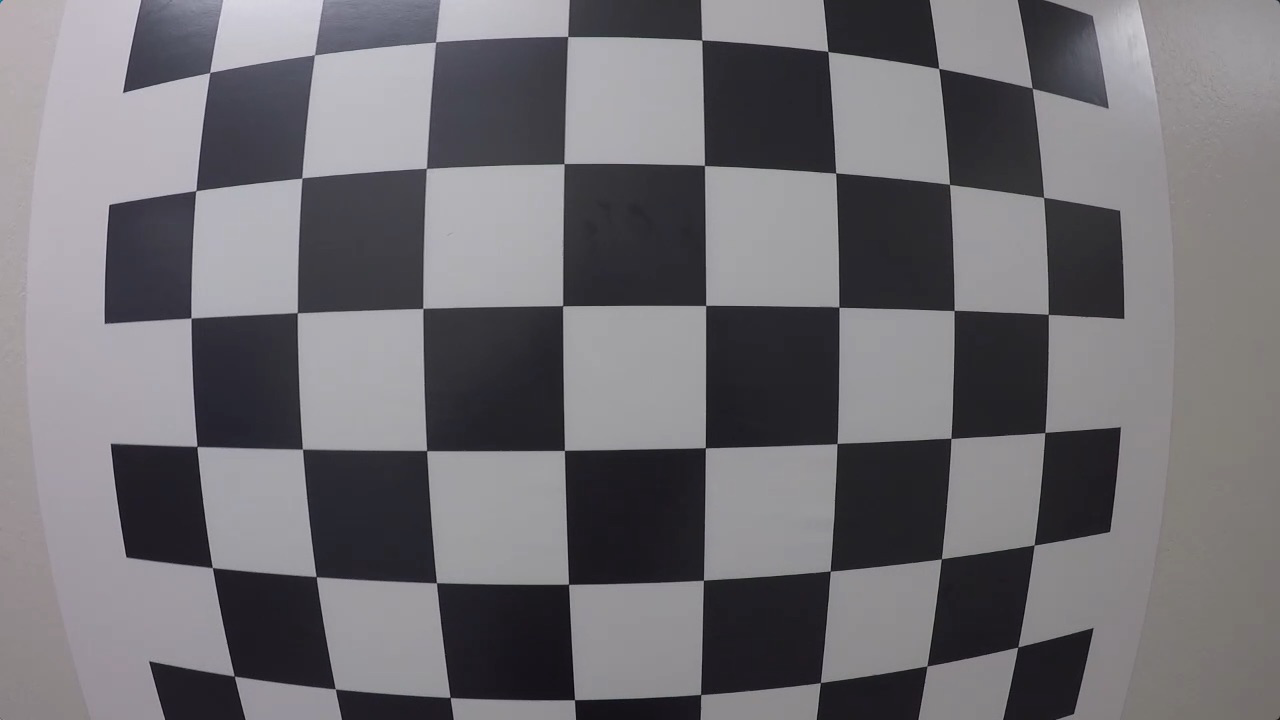
#> input picture lectures/02-Camera_Calibration/resources/calibration_test.png, 1280 x 720 px; the run also reads 1 picture not shown here
$ jupyter execute --allow-errors 02-Camera_Calibration.ipynb   (shell and % lines are left out)
#> lines starting #> are read from the running program, lines starting #| are printed output that depends on the picture; after the words box and inside, x2 and y2 are one past the last pixel; in counts of white or black regions, pixels touching at a corner belong together
# Overview

- robotics can essentially be broken down into a three step cycle
    - the first step is to sense or perceive the world
    - the second step is to decide what to do based on that perception
    - the third step is to perform an action to carry out that decision

- computer vision is a major part of the perception step in that cycle
- computer vision is the art and science of perceiving and understanding the world around you through images

- Radar and Lidar see the world in 3D, which can be a big advantage for knowing where you are relative to your environment
- a camera sees in 2D, but at much higher spatial resolution than Radar and Lidar such that it's actually possible to infer depth information from camera images
- the big difference, however, comes down to cost, where cameras are significantly cheaper

- ultimate goal in this first section is to measure some of the quantities that need to be known in order to control the car
- for example, to steer a car, you'll need to measure how much your lane is curving
- to do that, you need to map out the lens in your camera images, after transforming them to a different perspective
    - one way, you're looking down on the road from above
- in order to get this perspective transformation right, you first have to correct for the effect of image distortion

- cameras don't create perfect images
- some of the objects in the images, especially ones near the edges, can get stretched or skewed in various ways and you need to correct for that

# Distortion Correction

- when we talk about image distortion, we're talking about what happens when a camera looks at 3D objects in the real world and transforms them into a 2D image
    - this transformation isn't perfect

- for example, here's an image of a road and some images taken through different camera lenses that are slightly distorted
- in these distorted images, you can see that the edges of the lanes are bent and sort of rounded or stretched outward and distortion is actually changing what the shape and size of these objects appears to be
- this is a problem, because we're trying to accurately place the self-driving car in this world
- eventually, we'll want to look at the curve of a lane and steer the correct direction
    - but if the lane is distorted, we'll get the wrong measurement for curvature in the first place and our steering angle will be wrong
    - so, the first step in analyzing camera images is to undo this distortion so that we can get correct and useful information out of them

# Pinhole Camera Model

- here's a simple model of a camera called the *pinhole camera model*
- when the camera forms an image, it's looking at the world similar to how our eyes do; by focusing the light that's reflected off of objects in the world

- in this case through a small pinhole, the camera focuses the light that's reflected off of a 3D traffic sign, and forms a 2D image at the back of the camera or a sensor or some film would be placed
    - in fact the image it forms here will be upside down, and reversed because rays of light that enter from the top of an object will continue on that angled path through the pinhole and end up at the bottom of the formed image
    - similarly, light that reflects off the right side of an object will travel to the left of the formed image
    - in math this transformation from 3D object points, *P(X,Y,Z)* to 2D image points, *P(X,Y)* is done by a transformative matrix called *the camera matrix*

- real cameras don't use tiny pinholes like described above
- they use lenses to focus multiple light rays at a time which allows them to quickly form images
- but lenses can introduce distortion too
- light rays often bend a little too much or too little at the edges of a curved lens of a camera
    - this creates the effect we looked at earlier that distorts the edges of images

- ***radial distortion*** - edges of images are distorted so lines or objects appear more or less curved than they actually are
    - caused because real cameras use curved lenses to form an image, and light rays often bend a little too much or too little at the edges of these lenses
    - it's the most common type of distortion
- ***tangential distortion*** - if the camera's lens is not aligned perfectly parallel to the imaging plane where the camera film or sensor is, this makes an image look tilted
    - so that some objects appear further away or closer than they actually are

## Distortion Coefficients and Correction

- for our purposes we are using images to position our self driving car and eventually steer it the right direction
- we need undistorted images that accurately reflect our real world surroundings
- this distortion can generally be captured by five numbers called *distortion coefficients*, whose values reflect the amount of radial and tangential distortion in an image
    - $Distortion_{coeficients}=(k_1\ k_2\ p_1\ p_2\ k_3)$
- in severely distorted cases, sometimes even more than five coefficients are required to capture the amount of distortion
- if we know these coefficients, we can use them to calibrate our camera and undistort our images

- there are three coefficients needed to correct for radial distortion: `k1, k2, and k3`
- to correct the appearance of radially distorted points in an image, one can use a correction formula
- in the following equations, *(x,y)* is a point in a distorted image
- $(x_{corrected}, y_{corrected})$ is where that point will appear in the undistorted (corrected) image
- to undistort these points, OpenCV calculates *r*, which is the known distance between a point in an undistorted (corrected) image $(x_{corrected}, y_{corrected})$ and the center of the image distortion, which is often the center of that image $(x_c, y_c)$
- this center point $(x_c, y_c)$ is sometimes referred to as the distortion center
- these points are pictured below

**Note:**
- the distortion coefficient *k3* is required to accurately reflect major radial distortion (like in wide angle lenses)
- however, for minor radial distortion, which most regular camera lenses have, *k3* has a value close to or equal to zero and is negligible
- so, in OpenCV, you can choose to ignore this coefficient; this is why it appears at the end of the distortion values array: $[k1, k2, p1, p2, k3]$
- in this course, we will use it in all calibration calculations so that our calculations apply to a wider variety of lenses (wider, like wide angle) and can correct for both minor and major radial distortion

- **radial distortion correction equations**
<br/>
$x_{distorted}=x_{ideal}(1+k_1r^2+k_2r^4+k_3r^6)$
<br/>
$y_{distorted}=y_{ideal}(1+k_1r^2+k_2r^4+k_3r^6)$

- **tangential distortion correction equations**
- there are two more coefficients that account for tangential distortion: *p1* and *p2*, and this distortion can be corrected using a different correction formula
<br/>
$x_{corrected}=x+[2p_1xy+p_2(r^2+2x^2)]$
<br/>
$y_{corrected}=y+[p_1(r^2+2y^2)+2p_2xy]$

# Measuring Distortion

- we know that distortion changes the size and shapes of objects in an image, but how do we calibrate for that?
- well, we can take pictures of known shapes, then we'll be able to detect and correct any distortion errors
- we could choose any shapes to calibrate our camera, and we'll use a chessboard
    - a chessboard is great for calibration because its regular high contrast pattern makes it easy to detect automatically
    - and we know what an undistorted flat chessboard looks like
    - so, if we use our camera to take multiple pictures of a chessboard against a flat surface, then we'll be able to detect any distortion by looking at the difference between the apparent size and the shape of the squares in these images, and the size and shape that they actually are
    - then we'll use that information to calibrate our camera
        - create a transform that maps these distorted points to undistorted points
        - and finally, undistort any images

# Finding Corners

- `cv2.findChessboardCorners()`
    - http://docs.opencv.org/2.4/modules/calib3d/doc/camera_calibration_and_3d_reconstruction.html#cv2.findChessboardCorners
- `cv2.drawChessboardCorners()`
    - http://docs.opencv.org/2.4/modules/calib3d/doc/camera_calibration_and_3d_reconstruction.html#cv2.drawChessboardCorners

- count the number of corners in any given row and enter that value in `nx`
- similarly, count the number of corners in a given column and store that in `ny`
- keep in mind that "corners" are only points where two black and two white squares intersect, in other words, only count inside corners, not outside corners

[cell 1]
import numpy as np
import cv2
import matplotlib.pyplot as plt
import matplotlib.image as mpimg

[cell 2]
# Prepare object points
nx = 8  # the number of inside corners in x
ny = 6  # the number of inside corners in y

[cell 3]
# Make a list of calibration images
fname = "resources/calibration_test.png"
img = cv2.imread(fname)
#> img is the input picture: shape (720, 1280, 3); mean B, G, R 115.4, 110.9, 112.9

[cell 4]
# Convert to grayscale
gray = cv2.cvtColor(img, cv2.COLOR_BGR2GRAY)

[cell 5]
# Find the chessboard corners
ret, corners = cv2.findChessboardCorners(gray, (nx, ny), None)
#> ret = True; corners = 48 rows, first 8: [209.5, 72.76], [314.5, 54.59], [435.5, 42.04], [567.8, 36.47], [702, 40.03], [827.9, 51.39], [938.9, 68.44], [1032.2, 88.22]

[cell 6]
# If found, draw corners
if ret == True:
    # Draw and display the corners
    cv2.drawChessboardCorners(img, (nx, ny), corners, ret)
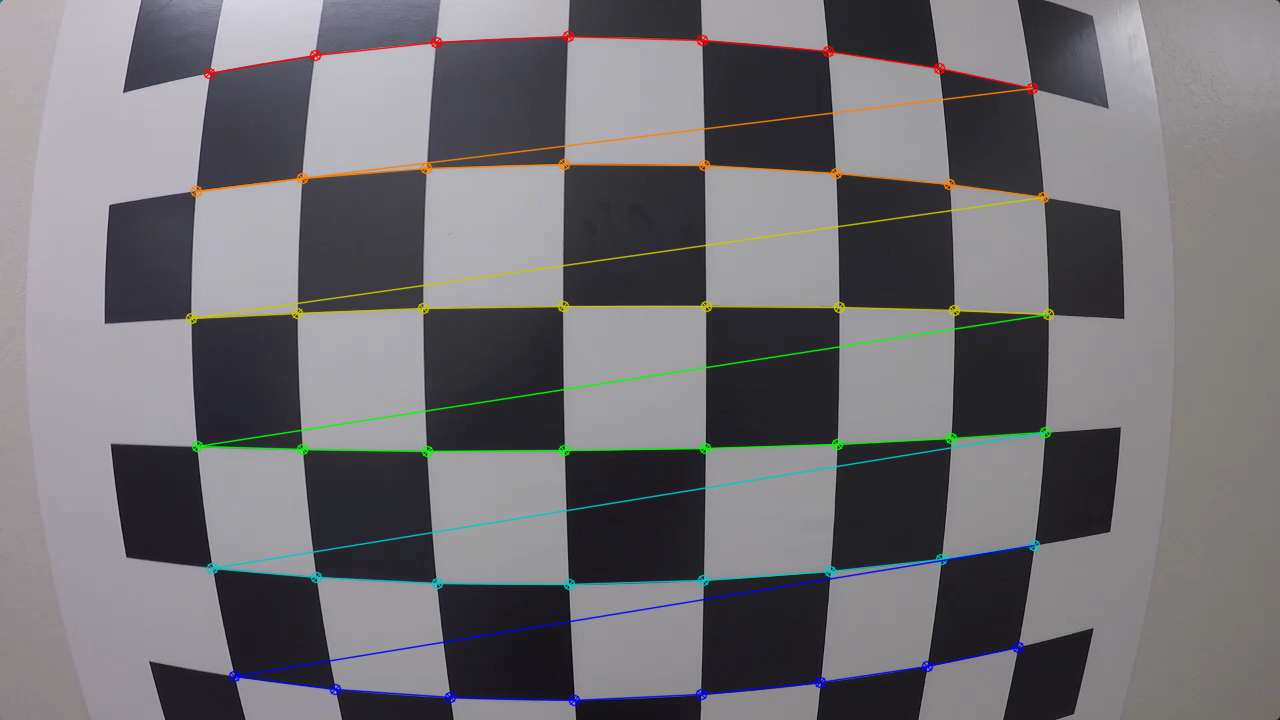
#> img: shape (720, 1280, 3); 3.33% of pixels changed, all inside (x1, y1, x2, y2) = (185, 30, 1055, 707)
    plt.imshow(img)

# Calibrating Your Camera and Correcting for Distortion

[cell 7]
import glob

[cell 8]
# Read in a calibration images
images = glob.glob("resources/calibration_wide/GOPR00*.jpg")

- map the coordinates of the corners in this 2D image (image points) to the 3D coordinates of the real undistorted chessboard corners (object points)
- the object points will all be the same; just the known object coordinates of the chessboard corners for an eight by six board
    - these points will be 3D coordinates, *x*, *y* and *z* from the top left corner, *0, 0, 0*, to the bottom right, *6, 4, 0* (relative to the origin corner - *0, 0, 0*)
    - the *z* coordinate will be zero for every point, since the board is on a flat image plane

[cell 9]
# Arrays to store object points and image points from all the images
objpoints = []  # 3D points in real world space
imgpoints = []  # 2D points in image plane

[cell 10]
# prepare object points, like (0,0,0), (1,0,0), (2,0,0) ... (6, 4, 0)
# by creating six by eight points in an array
# each with three columns for the x, y, and z coordinates of each corner
# initialize these all as zeros using Numpy's zero function
objp = np.zeros((6 * 8, 3), np.float32)

# z coordinate will stay zero but for first two columns, x and y
# use numpy's mgrid function to generate the coordinates that we want
# mgrid returns the coordinate values for a given grid size
# shape those coordinates back into two columns, one for x and one for y
objp[:, :2] = np.mgrid[0:8, 0:6].T.reshape(-1, 2)  # x, y coordinates

- `numpy.mgrid()` https://docs.scipy.org/doc/numpy/reference/generated/numpy.mgrid.html

[cell 11]
for fname in images:
    # Read in each image
    img = mpimg.imread(fname)

    # Convert to grayscale
    gray = cv2.cvtColor(img, cv2.COLOR_BGR2GRAY)

    # Find the chessboard corners
    ret, corners = cv2.findChessboardCorners(gray, (8, 6), None)

    # If corners are found, add object points, image points
    if ret == True:
        imgpoints.append(corners)
        objpoints.append(
            objp
        )  # these object points will be the same for all of the calibration images, since they represent a real chessboard

        # Draw and display the corners
        img = cv2.drawChessboardCorners(img, (8, 6), corners, ret)
#         plt.figure()
#         plt.imshow(img)

**Note:**
- if you are reading in an image using `mpimg.imread()` this will read in an RGB image and you should convert to grayscale using `cv2.COLOR_RGB2GRAY`
- if you are using `cv2.imread()` or the glob API, as happens in this video example, this will read in a BGR image and you should convert to grayscale using `cv2.COLOR_BGR2GRAY`

- to calibrate a camera, OpenCV gives us the `calibrateCamera()` function
    - https://docs.opencv.org/master/d9/d0c/group__calib3d.html
    - this takes in our object points, our image points, and the shape of the image
    - using these inputs, it calculates and returns the distortion coefficients and the camera matrix that we need to transform 3D object points to 2D image points
    - it also returns the position of the camera in the world, with values for rotation and translation vectors
    - `ret, mtx, dist, rvecs, tvecs = cv2.calibrateCamera(objpoints, imgpoints, gray.shape[::-1], None, None)`

- next function you'll need is `undistort()`
    - this takes in a distorted image, our camera matrix, and distortion coefficients
    - it returns an undistorted, often called destination image
    - `dst = cv2.undistort(img, mtx, dist, None, mtx)`

**A note on image shape**
- the shape of the image, which is passed into the `calibrateCamera` function, is just the height and width of the image
- one way to retrieve these values is by retrieving them from the grayscale image shape array `gray.shape[::-1]`
- this returns the image width and height in pixel values like (1280, 960)

- another way to retrieve the image shape, is to get them directly from the color image by retrieving the first two values in the color image shape array using `img.shape[1::-1]`
- this code snippet asks for just the first two values in the shape array, and reverses them
- note that in our case we are working with a greyscale image, so we only have 2 dimensions (color images have three, height, width, and depth), so this is not necessary

- it's important to use an entire grayscale image shape or the first two values of a color image shape
- this is because the entire shape of a color image will include a third value -- the number of color channels -- in addition to the height and width of the image
- for example the shape array of a color image might be (960, 1280, 3), which are the pixel height and width of an image (960, 1280) and a third value (3) that represents the three color channels in the color image, and if you try to pass these three values into the `calibrateCamera` function, you'll get an error

[cell 12]
# Test undistortion on an image
img = cv2.imread("resources/calibration_wide/test_image.jpg")
#> (the rest of this cell did not finish here and is left out)

#> (a cell that did not finish here is left out)

#> (a cell that did not finish here is left out)

[cell 15]
# dst = cv2.cvtColor(dst, cv2.COLOR_BGR2RGB)

# Visualize undistortion
f, (ax1, ax2) = plt.subplots(1, 2, figsize=(20, 10))
#> (the rest of this cell did not finish here and is left out)

# Lane Curvature

- one really important piece of information from images of the road is lane curvature
- self-driving cars need to be told the correct steering angle to turn left or right
    - we can calculate this angle if we know a few things about the speed and dynamics of the car and how much the lane is curving

- to determine the curvature, we'll go through the following steps
    - detect the lane lines using some masking and thresholding techniques
    - perform a perspective transform to get a birds eye view of the lane
        - this let's us fit a polynomial to the lane lines (which we couldn't do very easily before)
    - then, we can extract the curvature the lines from this polynomial with just a little math

- one way to calculate the curvature of a lane line, is to fit a 2nd degree polynomial to that line, and from this you can easily extract useful information
- for a lane line that is close to vertical, you can fit a line using this formula: $f(y) = Ay^2 + By + C$, where *A*, *B*, and *C* are coefficients
- *A* gives you the curvature of the lane line
- *B* gives you the heading or direction that the line is pointing
- *C* gives you the position of the line based on how far away it is from the very left of an image (*y = 0*)

# Perspective Transform

- in an image, perspective is the phenomenon where an object appears smaller the farther away it is from a viewpoint like a camera, and parallel lines appear to converge to a point
- mathematically, we can characterize perspective by saying that in real world coordinates *x*, *y*, and *z*, the greater the magnitude of an objects *z* coordinate, or distance from the camera, the smaller it will appear in a 2D image
    - a perspective transform uses this information to transform an image
    - it essentially transforms the apparent *z* coordinate of the object points, which in turn changes that object's 2D image representation

- a perspective transform warps the image and effectively drags points towards or pushes them away from the camera to change the apparent perspective
- a perspective transform let's us change our perspective to view the same scene from different viewpoints and angles
    - this could be viewing a scene from the side of a camera, from below the camera, or looking down on the road from above

- some tasks, like finding the curvature of a lane, are easier to perform on a bird's eye view of an image
- doing a bird's-eye view transform is especially helpful for road images because it will also allow us to match a car's location directly with a map, since map's display roads and scenery from a top down view

- the process of applying a perspective transform will be kind of similar to how we applied undistortion
- but this time, instead of mapping object points to image points, we want to map the points in a given image to different desired image points with a new perspective

- and again, this perspective can be done for all kinds of different viewpoints, whether that's from above like with a map or from different camera angles

# Transform a Stop Sign

- we care about the perspective transform because the software we've written will eventually do this to images of a road, so that you can find the lane curvature
- we're using a traffic sign as an example here mainly because it's easiest to see that you've performed a perspective transform correctly on images with text or other distinct reference points

- to create a perspective transform, we'll first select four points that define a rectangle on a plane in this image
- four points are enough to define a linear transformation from one perspective to another
- in this case, we're selecting point that define a plane on the surface of the STOP sign
- we'll also select where we want those same four points to appear and are transformed, often called warped image
- then, we can use OpenCV functions to calculate the transform that maps the points in the original image to the warped image with the different perspective

[cell 16]

# Read and display the original image
img = mpimg.imread("resources/stop_sign.png")
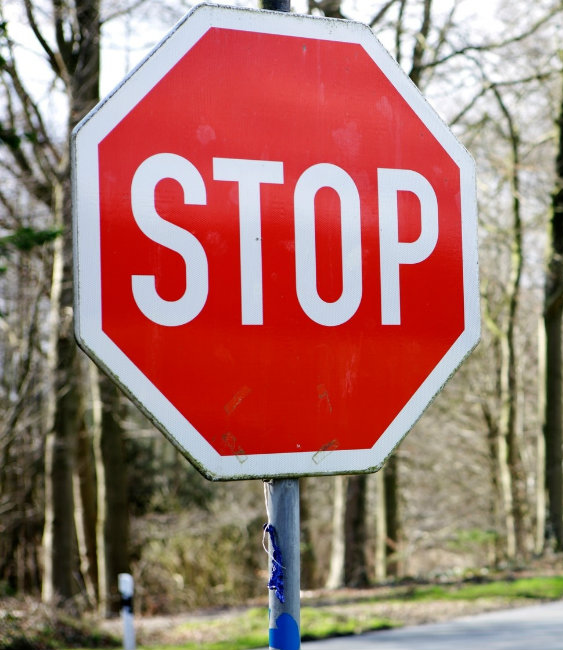
#> input picture lectures/02-Camera_Calibration/resources/stop_sign.png, 563 x 650 px
#> img is the input picture: shape (650, 563, 4) float32; mean R, G, B, A 0.641, 0.46, 0.425, 1
plt.imshow(img)

- first, manually create four points on this original source image

[cell 17]

# source image points
plt.imshow(img)
plt.plot(459, 168, ".")  # top right
plt.plot(464, 328, ".")  # bottom right
plt.plot(101, 329, ".")  # bottom left
plt.plot(98, 143, ".")  # top left
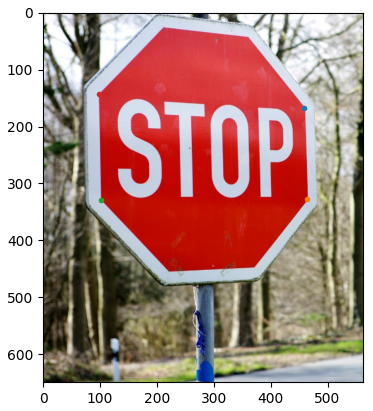
#> figure drawn by matplotlib, 1 panel
#> (the rest of the program and of its run is left out)
